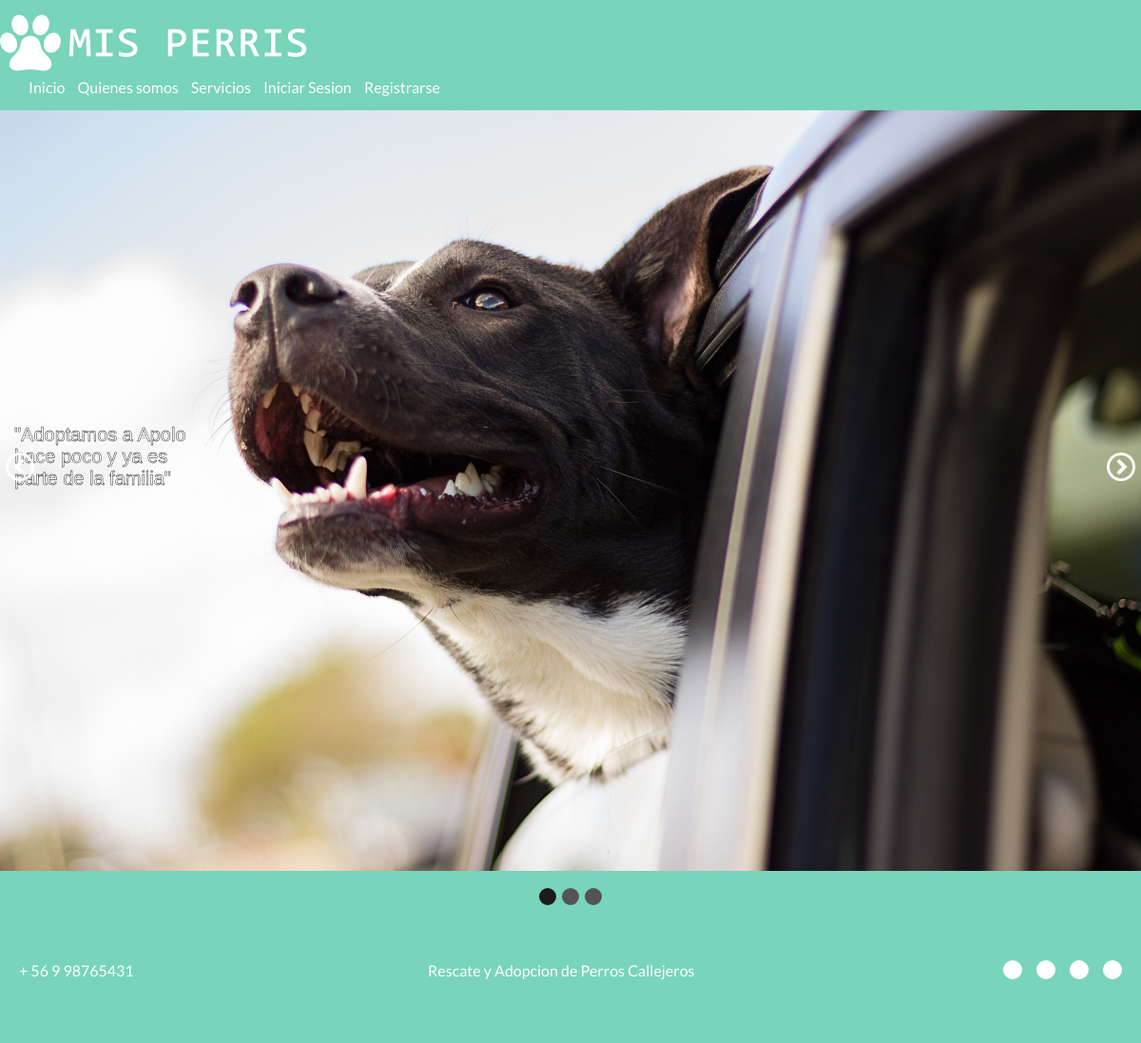
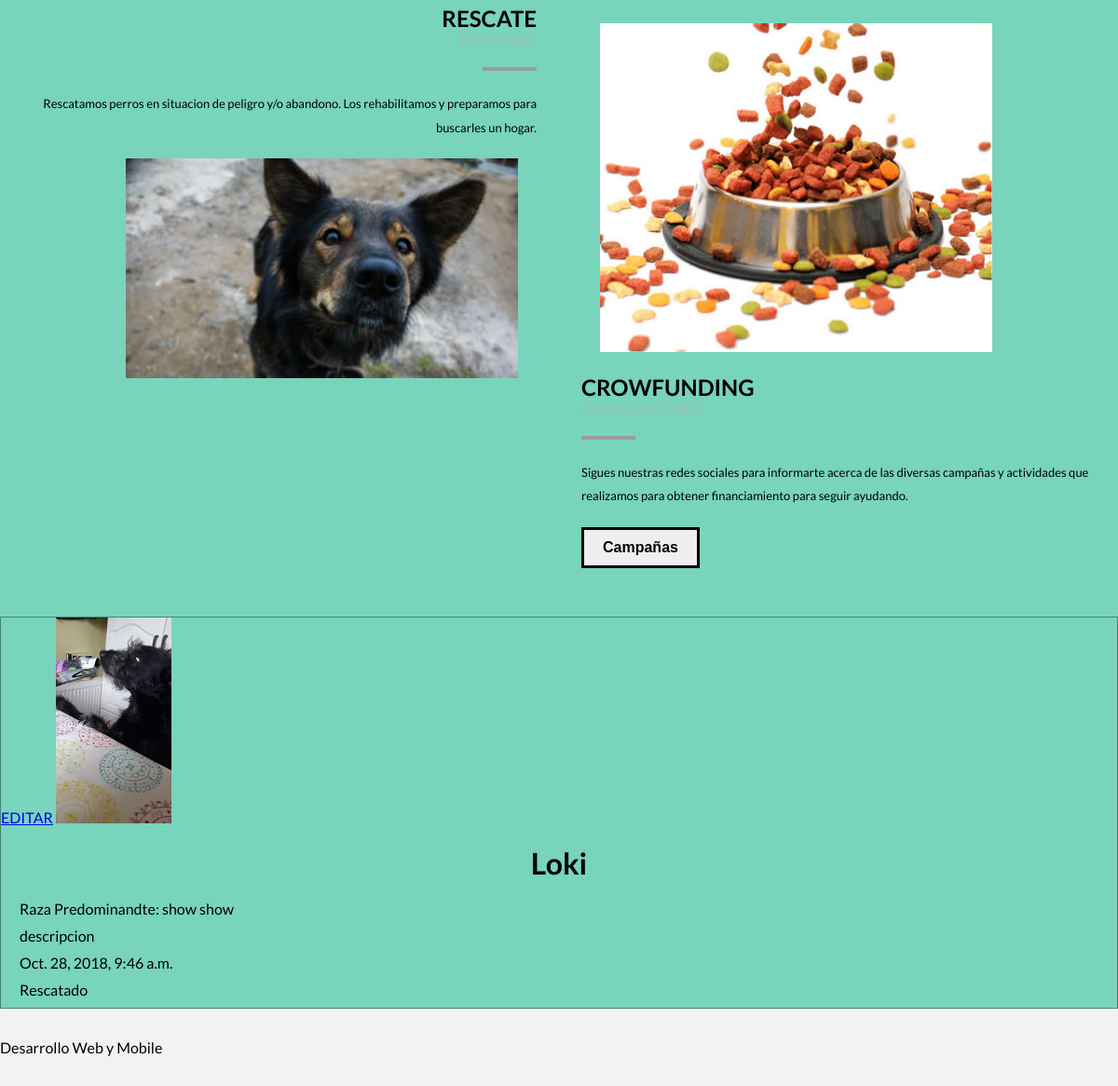
The app's page /articles/Loki/ with its own data (2 pictures, top to bottom).
### articles/models.py (models this page shows, shortened)
class Article(models.Model):
    POST_CHOISES = (
        ('Disponible', 'Disponible'),
        ('Rescatado', 'Rescatado'),
        ('Adoptado', 'Adoptado')
    )
    author = models.ForeignKey(User, on_delete=models.CASCADE,default=None)
    thumb = models.ImageField(default='default.png', blank=True)
    nombre = models.CharField(max_length=30, blank=True, null=True)
    slug = models.SlugField()
    descripcion = models.TextField(max_length=200)
    raza = models.CharField(max_length=15, blank=True, null=True)
    date = models.DateTimeField(auto_now_add=True)
    estado = estado = models.CharField(max_length = 100, blank=True, null=True, choices = POST_CHOISES)

### articles/views.py (the view)
# urls.py: url(r'^(?P<slug>[\w-]+)/$', views.article_detail, name="detail"),
def article_detail(request, slug):
    article = Article.objects.get(slug=slug)
    return render(request, 'articles/article_detail.html', {'article': article})

### articles/templates/articles/article_detail.html
{% extends 'base_layout.html' %}
{% block content %}
<div class="article-detail">
    <div class="article">
        <a href="{% url 'articles:edit' slug=article.slug %}">EDITAR</a>
        <img src="{{ article.thumb.url }}"/>
        <h2>{{ article.nombre }}</h2>
        <p> Raza Predominandte: {{ article.raza }}</p>
        <p>{{ article.descripcion}}</p>
        <p>{{ article.date }}</p>
        <p>{{ article.estado }}</p>
    </div>
</div>
{% endblock %}

### assets/css/style.css (style rules this page uses)
body { font-family: 'Lato', sans-serif; overflow-x: hidden; background: #78D4BB; }
.article { padding: 10px; border: 1px solid #418674; position: relative; padding-bottom: 40px; }
.article h2 { font-size: 1.2em; }
.article-detail .article { padding: 0; }
.article-detail .article img { max-width: 100%; }
.article-detail .article h2 { text-align: center; margin: 20px auto; font-size: 2em; }
.article-detail .article p { margin: 10px 20px; }

### assets/css/mi-slider.css (style rules this page uses)
* { margin: 0; padding: 0; -webkit-box-sizing: border-box; -moz-box-sizing: border-box; box-sizing: border-box; }

### records on screen
Article: thumb (picture), nombre "Loki", raza "show show", descripcion "descripcion", date "Oct. 28, 2018, 9:46 a.m.", estado "Rescatado"
